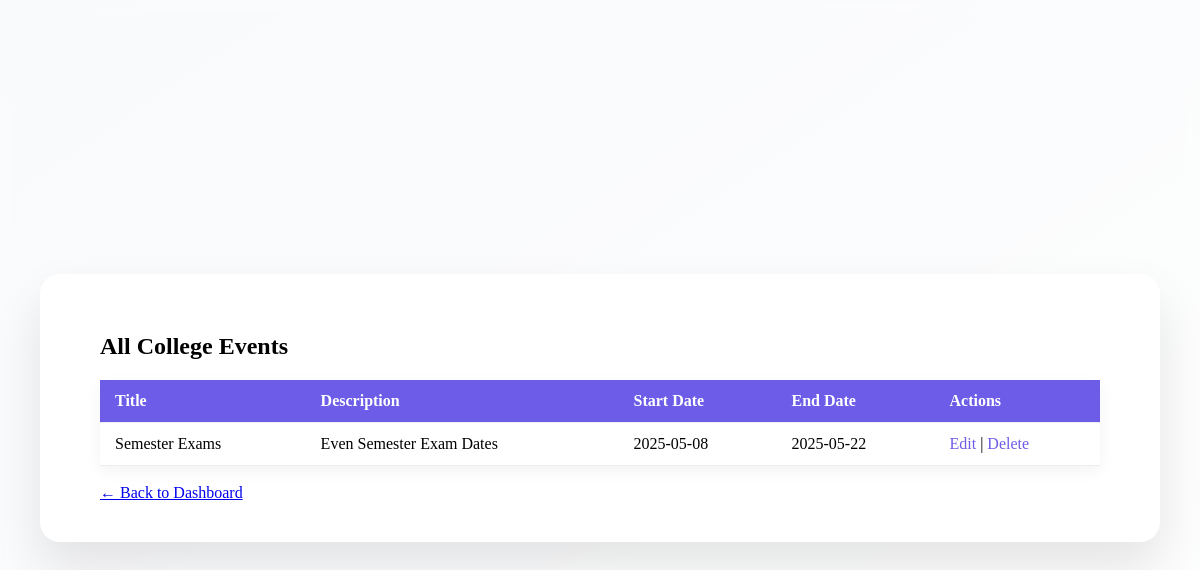
/admin/viewevents.php (signed in), run on the app's committed database.
### tables this page shows
CREATE TABLE `events` (
  `id` int(11) NOT NULL,
  `title` varchar(100) NOT NULL,
  `description` text DEFAULT NULL,
  `event_date` date NOT NULL,
  `created_at` timestamp NOT NULL DEFAULT current_timestamp(),
  `start_date` date DEFAULT NULL,
  `end_date` date DEFAULT NULL
);

### admin/viewevents.php (the view, shortened to what this page needs)
<?php
include('../db/config.php');
$events = mysqli_query($conn, "SELECT * FROM events ORDER BY start_date DESC");
?>
<!DOCTYPE html>
<html>
<head>
    <link rel="stylesheet" href="../assets/css/admin-dashboard.css">
</head>
<body>
<div class="wrapper">
    <div class="main-content">
        <div class="dashboard-card">
            <h2>All College Events</h2>
            <table class="styled-table">
            <thead>
                <tr>
                    <th>Title</th>
                    <th>Description</th>
                    <th>Start Date</th>
                    <th>End Date</th>
                    <th>Actions</th>
                </tr>
            </thead>
            <tbody>
                <?php while ($row = mysqli_fetch_assoc($events)) : ?>
                    <tr>
                    <td><?= htmlspecialchars($row['title']) ?></td>
                    <td><?= htmlspecialchars($row['description']) ?></td>
                    <td><?= $row['start_date'] ?></td>
                    <td><?= $row['end_date'] ?></td>
                    <td>
                <a href="edit_event.php?id=<?= $row['id'] ?>">Edit</a> |
                <a href="delete_event.php?id=<?= $row['id'] ?>" onclick="return confirm('Are you sure?')">Delete</a>
                    </td>
                    </tr>
                <?php endwhile; ?>
            </tbody>
            </table>
            <br><a href="dashboard.php">← Back to Dashboard</a>
        </div>
    </div>
</div>
</body>
</html>

### assets/css/admin-dashboard.css (style rules this page uses)
body { background: linear-gradient(to bottom right, #eef2f7, #fdfdfd); }
.wrapper { display: flex; height: 100vh; }
.main-content { flex: 1; display: flex; flex-direction: column; justify-content: center; align-items: center; padding: 0; }
.main-content::before { content: ''; position: absolute; inset: 0; background: rgba(255, 255, 255, 0.6); backdrop-filter: blur(6px); z-index: -1; }
.dashboard-card { background: #fff; padding: 40px 60px; border-radius: 20px; box-shadow: 0 25px 50px rgba(0, 0, 0, 0.1); width: 90%; max-width: 1000px; margin: 0 auto; }
.styled-table { width: 100%; border-collapse: collapse; margin-top: 20px; font-size: 16px; box-shadow: 0 5px 15px rgba(0,0,0,0.05); }
.styled-table thead tr { background-color: #6c5ce7; color: #ffffff; text-align: left; }
.styled-table th, .styled-table td { padding: 12px 15px; border-bottom: 1px solid #eee; text-align: left; }
.styled-table td a { color: #6c5ce7; font-weight: 500; text-decoration: none; }

### data on the page
events: title "Semester Exams", description "Even Semester Exam Dates", start_date "2025-05-08", end_date "2025-05-22"
